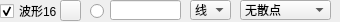
                   <widget class="QWidget" name="widget_16" native="true">
                    <property name="minimumSize">
                     <size>
                      <width>0</width>
                      <height>22</height>
                     </size>
                    </property>
                    <property name="maximumSize">
                     <size>
                      <width>16777215</width>
                      <height>22</height>
                     </size>
                    </property>
                    <widget class="QLineEdit" name="txtValueCurve16">
                     <property name="geometry">
                      <rect>
                       <x>110</x>
                       <y>0</y>
                       <width>71</width>
                       <height>20</height>
                      </rect>
                     </property>
                     <property name="text">
                      <string/>
                     </property>
                    </widget>
                    <widget class="QRadioButton" name="rdoBoldCurve16">
                     <property name="geometry">
                      <rect>
                       <x>90</x>
                       <y>3</y>
                       <width>16</width>
                       <height>16</height>
                      </rect>
                     </property>
                     <property name="text">
                      <string/>
                     </property>
                     <property name="checked">
                      <bool>false</bool>
                     </property>
                    </widget>
                    <widget class="QCheckBox" name="chkVisibleCurve16">
                     <property name="geometry">
                      <rect>
                       <x>0</x>
                       <y>3</y>
                       <width>60</width>
                       <height>16</height>
                      </rect>
                     </property>
                     <property name="text">
                      <string>波形16</string>
                     </property>
                     <property name="checked">
                      <bool>true</bool>
                     </property>
                    </widget>
                    <widget class="QPushButton" name="btnColourCurve16">
                     <property name="geometry">
                      <rect>
                       <x>60</x>
                       <y>0</y>
                       <width>21</width>
                       <height>21</height>
                      </rect>
                     </property>
                     <property name="text">
                      <string/>
                     </property>
                    </widget>
                    <widget class="QComboBox" name="cmbLineStyle16">
                     <property name="geometry">
                      <rect>
                       <x>190</x>
                       <y>0</y>
                       <width>41</width>
                       <height>20</height>
                      </rect>
                     </property>
                     <property name="currentIndex">
                      <number>1</number>
                     </property>
                     <item>
                      <property name="text">
                       <string>点</string>
                      </property>
                     </item>
                     <item>
                      <property name="text">
                       <string>线</string>
                      </property>
                     </item>
                     <item>
                      <property name="text">
                       <string>左</string>
                      </property>
                     </item>
                     <item>
                      <property name="text">
                       <string>右</string>
                      </property>
                     </item>
                     <item>
                      <property name="text">
                       <string>中</string>
                      </property>
                     </item>
                     <item>
                      <property name="text">
                       <string>积</string>
                      </property>
                     </item>
                    </widget>
                    <widget class="QComboBox" name="cmbScatterStyle16">
                     <property name="geometry">
                      <rect>
                       <x>240</x>
                       <y>0</y>
                       <width>91</width>
                       <height>20</height>
                      </rect>
                     </property>
                     <property name="focusPolicy">
                      <enum>Qt::WheelFocus</enum>
                     </property>
                     <property name="maxVisibleItems">
                      <number>20</number>
                     </property>
                     <item>
                      <property name="text">
                       <string>无散点</string>
                      </property>
                      <property name="icon">
                       <iconset resource="res.qrc">
                        <normaloff>:/pic/ssNone.png</normaloff>:/pic/ssNone.png</iconset>
                      </property>
                     </item>
                     <item>
                      <property name="text">
                       <string>x形</string>
                      </property>
                      <property name="icon">
                       <iconset resource="res.qrc">
                        <normaloff>:/pic/ssCross.png</normaloff>:/pic/ssCross.png</iconset>
                      </property>
                     </item>
                     <item>
                      <property name="text">
                       <string>+形</string>
                      </property>
                      <property name="icon">
                       <iconset resource="res.qrc">
                        <normaloff>:/pic/ssPlus.png</normaloff>:/pic/ssPlus.png</iconset>
                      </property>
                     </item>
                     <item>
                      <property name="text">
                       <string>空心圆</string>
                      </property>
                      <property name="icon">
                       <iconset resource="res.qrc">
                        <normaloff>:/pic/ssCircle.png</normaloff>:/pic/ssCircle.png</iconset>
                      </property>
                     </item>
                     <item>
                      <property name="text">
                       <string>实心圆</string>
                      </property>
                      <property name="icon">
                       <iconset resource="res.qrc">
                        <normaloff>:/pic/ssDisc.png</normaloff>:/pic/ssDisc.png</iconset>
                      </property>
                     </item>
                     <item>
                      <property name="text">
                       <string>矩形</string>
                      </property>
                      <property name="icon">
                       <iconset resource="res.qrc">
                        <normaloff>:/pic/ssSquare.png</normaloff>:/pic/ssSquare.png</iconset>
                      </property>
                     </item>
                     <item>
                      <property name="text">
                       <string>菱形</string>
                      </property>
                      <property name="icon">
                       <iconset resource="res.qrc">
                        <normaloff>:/pic/ssDiamond.png</normaloff>:/pic/ssDiamond.png</iconset>
                      </property>
                     </item>
                     <item>
                      <property name="text">
                       <string>星形</string>
                      </property>
                      <property name="icon">
                       <iconset resource="res.qrc">
                        <normaloff>:/pic/ssStar.png</normaloff>:/pic/ssStar.png</iconset>
                      </property>
                     </item>
                     <item>
                      <property name="text">
                       <string>正三角</string>
                      </property>
                      <property name="icon">
                       <iconset resource="res.qrc">
                        <normaloff>:/pic/ssTriangle.png</normaloff>:/pic/ssTriangle.png</iconset>
                      </property>
                     </item>
                     <item>
                      <property name="text">
                       <string>倒三角</string>
                      </property>
                      <property name="icon">
                       <iconset resource="res.qrc">
                        <normaloff>:/pic/ssTriangleInverted.png</normaloff>:/pic/ssTriangleInverted.png</iconset>
                      </property>
                     </item>
                     <item>
                      <property name="text">
                       <string>x框</string>
                      </property>
                      <property name="icon">
                       <iconset resource="res.qrc">
                        <normaloff>:/pic/ssCrossSquare.png</normaloff>:/pic/ssCrossSquare.png</iconset>
                      </property>
                     </item>
                     <item>
                      <property name="text">
                       <string>+框</string>
                      </property>
                      <property name="icon">
                       <iconset resource="res.qrc">
                        <normaloff>:/pic/ssPlusSquare.png</normaloff>:/pic/ssPlusSquare.png</iconset>
                      </property>
                     </item>
                     <item>
                      <property name="text">
                       <string>x圆</string>
                      </property>
                      <property name="icon">
                       <iconset resource="res.qrc">
                        <normaloff>:/pic/ssCrossCircle.png</normaloff>:/pic/ssCrossCircle.png</iconset>
                      </property>
                     </item>
                     <item>
                      <property name="text">
                       <string>+圆</string>
                      </property>
                      <property name="icon">
                       <iconset resource="res.qrc">
                        <normaloff>:/pic/ssPlusCircle.png</normaloff>:/pic/ssPlusCircle.png</iconset>
                      </property>
                     </item>
                     <item>
                      <property name="text">
                       <string>和平</string>
                      </property>
                      <property name="icon">
                       <iconset resource="res.qrc">
                        <normaloff>:/pic/ssPeace.png</normaloff>:/pic/ssPeace.png</iconset>
                      </property>
                     </item>
                    </widget>
                   </widget>
